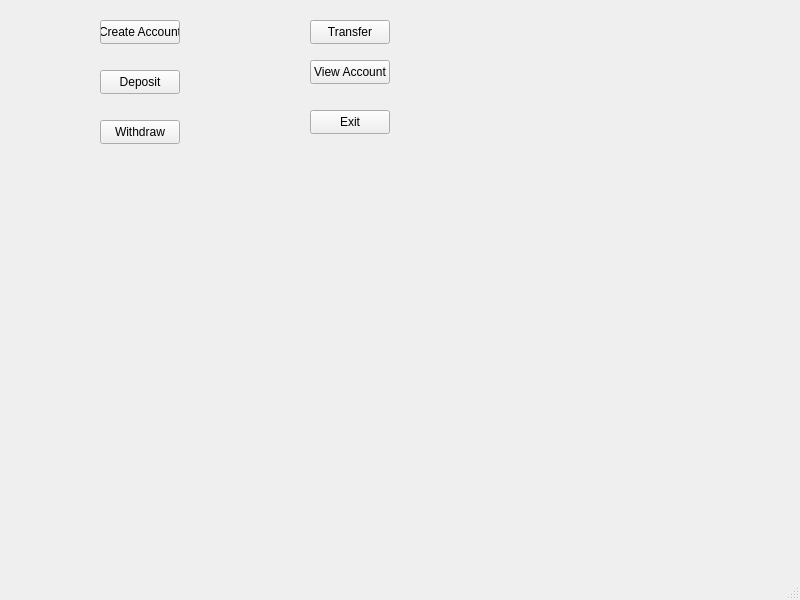
<?xml version="1.0" encoding="UTF-8"?>
<ui version="4.0">
 <class>MainWindow</class>
 <widget class="QMainWindow" name="MainWindow">
  <property name="geometry">
   <rect>
    <x>0</x>
    <y>0</y>
    <width>800</width>
    <height>600</height>
   </rect>
  </property>
  <property name="windowTitle">
   <string>MainWindow</string>
  </property>
  <widget class="QWidget" name="centralwidget">
   <widget class="QPushButton" name="createAccountButton">
    <property name="geometry">
     <rect>
      <x>100</x>
      <y>20</y>
      <width>80</width>
      <height>24</height>
     </rect>
    </property>
    <property name="text">
     <string>Create Account</string>
    </property>
   </widget>
   <widget class="QPushButton" name="depositButton">
    <property name="geometry">
     <rect>
      <x>100</x>
      <y>70</y>
      <width>80</width>
      <height>24</height>
     </rect>
    </property>
    <property name="text">
     <string>Deposit</string>
    </property>
   </widget>
   <widget class="QPushButton" name="withdrawButton">
    <property name="geometry">
     <rect>
      <x>100</x>
      <y>120</y>
      <width>80</width>
      <height>24</height>
     </rect>
    </property>
    <property name="text">
     <string>Withdraw</string>
    </property>
   </widget>
   <widget class="QPushButton" name="transferButton">
    <property name="geometry">
     <rect>
      <x>310</x>
      <y>20</y>
      <width>80</width>
      <height>24</height>
     </rect>
    </property>
    <property name="text">
     <string>Transfer</string>
    </property>
   </widget>
   <widget class="QPushButton" name="viewAccountButton">
    <property name="geometry">
     <rect>
      <x>310</x>
      <y>60</y>
      <width>80</width>
      <height>24</height>
     </rect>
    </property>
    <property name="text">
     <string>View Account</string>
    </property>
   </widget>
   <widget class="QPushButton" name="exitButton">
    <property name="geometry">
     <rect>
      <x>310</x>
      <y>110</y>
      <width>80</width>
      <height>24</height>
     </rect>
    </property>
    <property name="text">
     <string>Exit</string>
    </property>
   </widget>
  </widget>
  <widget class="QMenuBar" name="menubar">
   <property name="geometry">
    <rect>
     <x>0</x>
     <y>0</y>
     <width>800</width>
     <height>21</height>
    </rect>
   </property>
  </widget>
  <widget class="QStatusBar" name="statusbar"/>
 </widget>
 <resources/>
 <connections/>
</ui>
